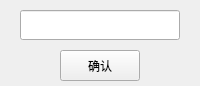
<?xml version="1.0" encoding="UTF-8"?>
<ui version="4.0">
 <class>Register</class>
 <widget class="QWidget" name="Register">
  <property name="geometry">
   <rect>
    <x>0</x>
    <y>0</y>
    <width>200</width>
    <height>86</height>
   </rect>
  </property>
  <property name="windowTitle">
   <string>Form</string>
  </property>
  <widget class="QPushButton" name="ok">
   <property name="geometry">
    <rect>
     <x>60</x>
     <y>50</y>
     <width>80</width>
     <height>31</height>
    </rect>
   </property>
   <property name="text">
    <string>确认</string>
   </property>
  </widget>
  <widget class="QLineEdit" name="nameedit">
   <property name="geometry">
    <rect>
     <x>20</x>
     <y>10</y>
     <width>160</width>
     <height>30</height>
    </rect>
   </property>
   <property name="text">
    <string/>
   </property>
  </widget>
 </widget>
 <resources/>
 <connections/>
</ui>
